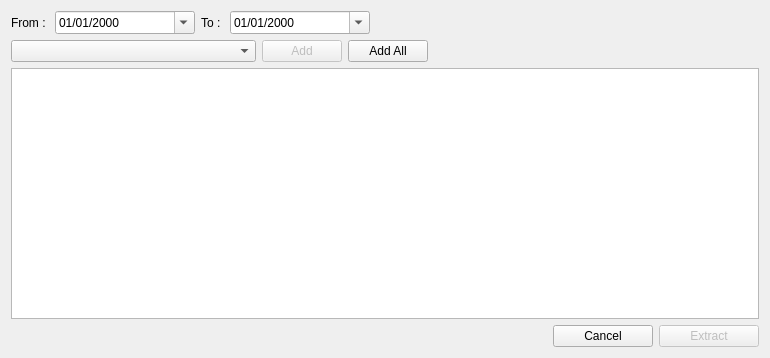
<?xml version="1.0" encoding="UTF-8"?>
<ui version="4.0">
 <class>Form</class>
 <widget class="QWidget" name="Form">
  <property name="geometry">
   <rect>
    <x>0</x>
    <y>0</y>
    <width>770</width>
    <height>358</height>
   </rect>
  </property>
  <property name="windowTitle">
   <string>Form</string>
  </property>
  <layout class="QVBoxLayout" name="verticalLayout_2">
   <item>
    <layout class="QHBoxLayout" name="horizontalLayout">
     <item>
      <widget class="QLabel" name="label">
       <property name="text">
        <string>From : </string>
       </property>
      </widget>
     </item>
     <item>
      <widget class="QDateEdit" name="dateEdit">
       <property name="minimumSize">
        <size>
         <width>140</width>
         <height>0</height>
        </size>
       </property>
       <property name="displayFormat">
        <string>dd/MM/yyyy</string>
       </property>
       <property name="calendarPopup">
        <bool>true</bool>
       </property>
      </widget>
     </item>
     <item>
      <widget class="QLabel" name="label_2">
       <property name="text">
        <string>To : </string>
       </property>
      </widget>
     </item>
     <item>
      <widget class="QDateEdit" name="dateEdit_2">
       <property name="minimumSize">
        <size>
         <width>140</width>
         <height>0</height>
        </size>
       </property>
       <property name="displayFormat">
        <string>dd/MM/yyyy</string>
       </property>
       <property name="calendarPopup">
        <bool>true</bool>
       </property>
      </widget>
     </item>
     <item>
      <spacer name="horizontalSpacer_3">
       <property name="orientation">
        <enum>Qt::Horizontal</enum>
       </property>
       <property name="sizeHint" stdset="0">
        <size>
         <width>40</width>
         <height>20</height>
        </size>
       </property>
      </spacer>
     </item>
    </layout>
   </item>
   <item>
    <layout class="QHBoxLayout" name="horizontalLayout_2">
     <item>
      <widget class="QComboBox" name="comboBox">
       <property name="minimumSize">
        <size>
         <width>245</width>
         <height>0</height>
        </size>
       </property>
      </widget>
     </item>
     <item>
      <widget class="QPushButton" name="add">
       <property name="enabled">
        <bool>false</bool>
       </property>
       <property name="text">
        <string>Add</string>
       </property>
      </widget>
     </item>
     <item>
      <widget class="QPushButton" name="addAll">
       <property name="enabled">
        <bool>true</bool>
       </property>
       <property name="text">
        <string>Add All</string>
       </property>
      </widget>
     </item>
     <item>
      <spacer name="horizontalSpacer">
       <property name="orientation">
        <enum>Qt::Horizontal</enum>
       </property>
       <property name="sizeHint" stdset="0">
        <size>
         <width>40</width>
         <height>20</height>
        </size>
       </property>
      </spacer>
     </item>
    </layout>
   </item>
   <item>
    <widget class="QTableWidget" name="tableWidget">
     <attribute name="horizontalHeaderVisible">
      <bool>true</bool>
     </attribute>
     <attribute name="verticalHeaderVisible">
      <bool>false</bool>
     </attribute>
    </widget>
   </item>
   <item>
    <layout class="QHBoxLayout" name="horizontalLayout_3">
     <item>
      <spacer name="horizontalSpacer_2">
       <property name="orientation">
        <enum>Qt::Horizontal</enum>
       </property>
       <property name="sizeHint" stdset="0">
        <size>
         <width>40</width>
         <height>20</height>
        </size>
       </property>
      </spacer>
     </item>
     <item>
      <widget class="QPushButton" name="pushButton_3">
       <property name="minimumSize">
        <size>
         <width>100</width>
         <height>0</height>
        </size>
       </property>
       <property name="text">
        <string>Cancel</string>
       </property>
      </widget>
     </item>
     <item>
      <widget class="QPushButton" name="pushButton_2">
       <property name="enabled">
        <bool>false</bool>
       </property>
       <property name="minimumSize">
        <size>
         <width>100</width>
         <height>0</height>
        </size>
       </property>
       <property name="text">
        <string>Extract</string>
       </property>
      </widget>
     </item>
    </layout>
   </item>
  </layout>
 </widget>
 <resources/>
 <connections/>
</ui>
